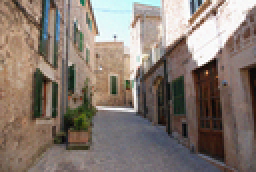
%> input picture Integral Imaging Denoising/images/alleyNoisy_sigma20.png, 128 x 86 px, shrunk from 774 x 518 before the run (shown 2 times larger); the run also reads 1 picture not shown here
$ octave advancedIntegral.m   (GNU Octave 9; MATLAB toolbox functions it lacks are replaced by stand-ins)
%> lines starting %> are read from the running program, lines starting %| are printed output that depends on the picture; long printed decimals are rounded
%> further down, image is the input picture: size 86x128x3 uint8; mean R, G, B 133.5, 120.8, 112.3
### Integral Imaging Denoising/nonLocalMeansIntegralImage.m
function [filtered] = nonLocalMeansIntegralImage(image, sigma, h, patchSize, windowSize)
%> called with sigma = 21, h = 0.55, patchSize = 11, windowSize = 5

    %Calculate f and raduis (for speed increase)
    f= (windowSize-1)/2;
    r = (patchSize-1)/2;
    sigma_squared = 2*sigma^2;

    %Obtain the size of the image
    [rows,columns,~] = size(image);
%> rows = 86; columns = 128

    weight_sum = zeros(size(image));
    intensity_sum = zeros(size(image));
    %offset wise
    for off_row = -f:f
        for off_col = -f:f
            %Board the image
            image_board  = padarray(image,[f f],'replicate','both');
            imagerow = (1:rows);
            imagecol = (1:columns);
            imageoffset = image_board(f+imagerow+off_row,f+imagecol+off_col,:);
            intensity_difference = (image - imageoffset).^2;
            %Calculate integral of the image
            distIntegral = computeIntegralImage(intensity_difference);
            %Obtain ssd of the whole image (fixed offset)
            distance = evaluateIntegralImage(distIntegral,imagerow,imagecol,patchSize)/ (3*patchSize^2);
            %distance = evaluateIntegralImage02(distIntegral,imagerow,imagecol,r)/ (3*patchSize^2);
            %Calculate weights
            for row = 1:rows
                for column = 1:columns
                    w(row,column) = exp(-(max(distance(row,column)-sigma_squared,0))/ h^2);
                end
            end
            weight_sum = weight_sum +w;
            intensity_sum = intensity_sum + w .* imageoffset;
        end
    end
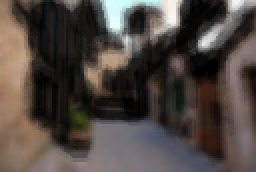
%> intensity_sum: size 86x128x3 double (shown 2 times larger); mean R, G, B 1956.1, 1753.7, 1635.7; drawn with min black and max white
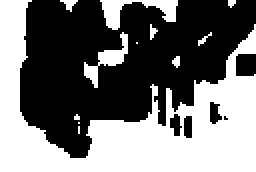
%> w: size 86x128 double (shown 2 times larger); min 0, max 1, mean 0.453
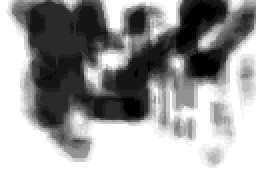
%> weight_sum: size 86x128x3 double (shown 2 times larger); min 1, max 25, mean 15.4; drawn with min black and max white
    %Obtain the final image ( divide C(p) )
    filtered = intensity_sum ./ weight_sum;
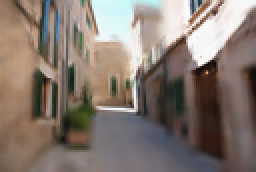
%> filtered: size 86x128x3 double (shown 2 times larger); mean R, G, B 133.5, 120.8, 112.3; mean of the top-left, top-right, bottom-left and bottom-right quarters 147.5, 158.8, 104.8, 77.9
 end


### Integral Imaging Denoising/advancedIntegral.m
%% Some parameters to set - make sure that your code works at image borders!

%Set parameters
patchSize =11;
sigma = 21; % standard deviation (different for each image!)
h = 0.55; %decay parameter %if it is small enough, change the value of it, the image will not change
windowSize = 5;

%Load image
image = imread('images\alleyNoisy_sigma20.png');
image = double(image);

imageReference = imread('images\alleyReference.png');

tic;
%TODO - Implement the non-local means function
filtered = nonLocalMeansIntegralImage(image, sigma, h, patchSize, windowSize);
toc

%Change to the format of unit8
filtered = uint8(filtered);
image = uint8(image);
%% Let's show your results!

%Show the denoised image
figure('name', 'NL-Means Denoised Image');
imshow(filtered);


%Show difference image
diff_image = abs(image - filtered);
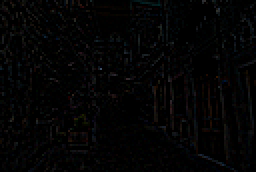
%> diff_image: size 86x128x3 uint8 (shown 2 times larger); mean R, G, B 3.7, 3.6, 3.7
figure('name', 'Difference Image');
imshow(diff_image ./ max(max((diff_image))));
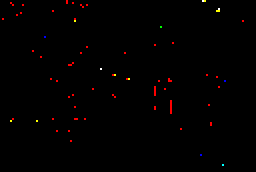
%> displayed picture: size 86x128x3, on the screen's scale of 0 to 255 (shown 2 times larger); mean R, G, B 0.00727, 0.00118, 0.000636; drawn with 1 as white

%Print some statistics ((Peak) Signal-To-Noise Ratio)
disp('For Noisy Input');
[peakSNR, SNR] = psnr(image, imageReference);
%> peakSNR = 39.73; SNR = 34.34
disp(['SNR: ', num2str(SNR, 10), '; PSNR: ', num2str(peakSNR, 10)]);
%| SNR: 34.340; PSNR: 39.730

disp('For Denoised Result');
[peakSNR, SNR] = psnr(filtered, imageReference);
%> peakSNR = 27.38; SNR = 21.99
disp(['SNR: ', num2str(SNR, 10), '; PSNR: ', num2str(peakSNR, 10)]);
%| SNR: 21.992; PSNR: 27.381

%Feel free (if you like only :)) to use some other metrics (Root
%Mean-Square Error (RMSE), Structural Similarity Index (SSI) etc.)
